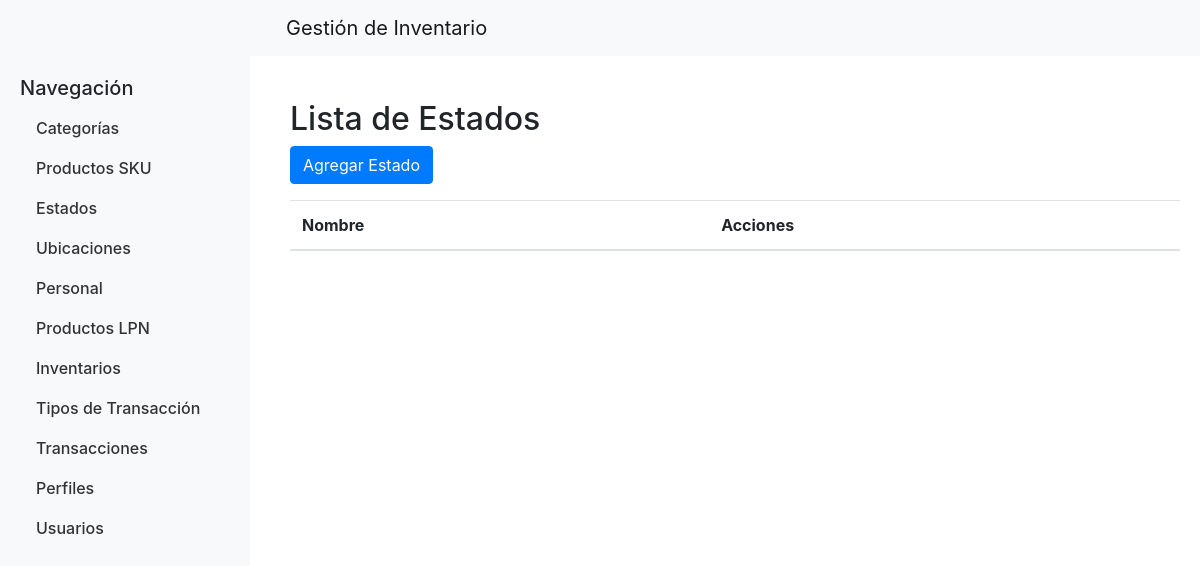
Page /estados/ (signed in) on the earlier database version.
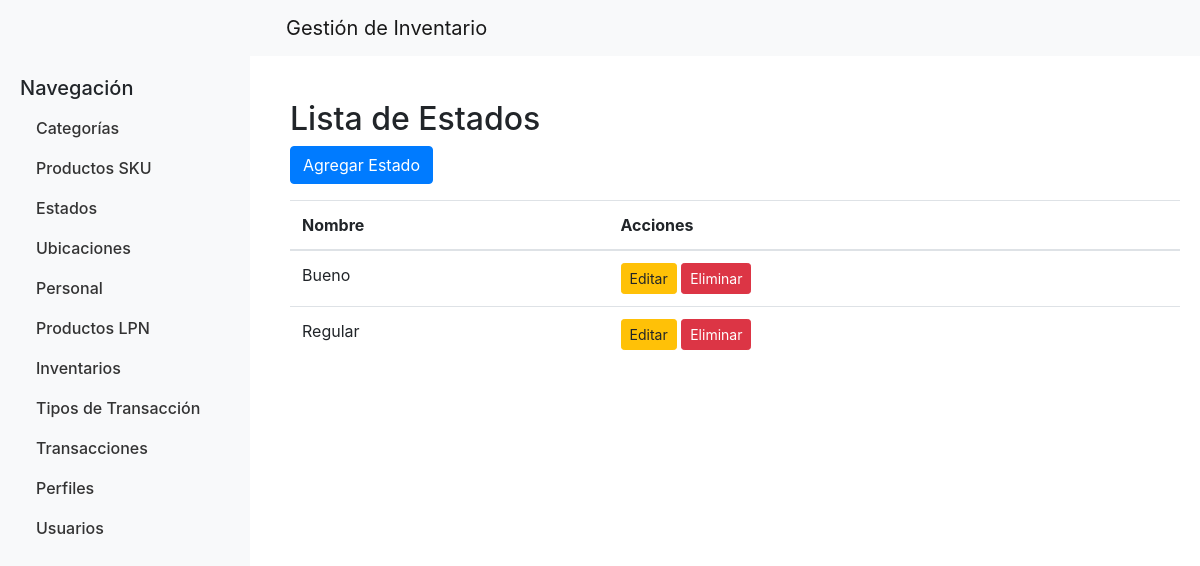
Same page on the later database version.
### productos/models.py (models this page shows, shortened)
class Estado(models.Model):
    id_estado = models.AutoField(primary_key=True)
    nombre = models.CharField(max_length=50)
    class Meta:
        db_table = 'estado'

### productos/views.py (the view)
# urls.py: path('estados/', estado_list, name='estado_list'),
@login_required
def estado_list(request):
    estados = Estado.objects.all()
    return render(request, 'estado_list.html', {'estados': estados})

### productos/templates/estado_list.html (shortened to what this page needs)
{% extends 'base.html' %}
{% block content %}
<h2>Lista de Estados</h2>
<a href="{% url 'estado_create' %}" class="btn btn-primary mb-3">Agregar Estado</a>
<table class="table">
    <thead>
        <tr>
            <th>Nombre</th>
            <th>Acciones</th>
        </tr>
    </thead>
    <tbody>
        {% for estado in estados %}
        <tr>
            <td>{{ estado.nombre }}</td>
            <td>
                <a href="{% url 'estado_update' estado.id_estado %}" class="btn btn-warning btn-sm">Editar</a>
                <a href="{% url 'estado_delete' estado.id_estado %}" class="btn btn-danger btn-sm">Eliminar</a>
            </td>
        </tr>
        {% endfor %}
    </tbody>
</table>
{% endblock %}

Differences in the rows shown:
added Estado: nombre "Bueno"
added Estado: nombre "Regular"
